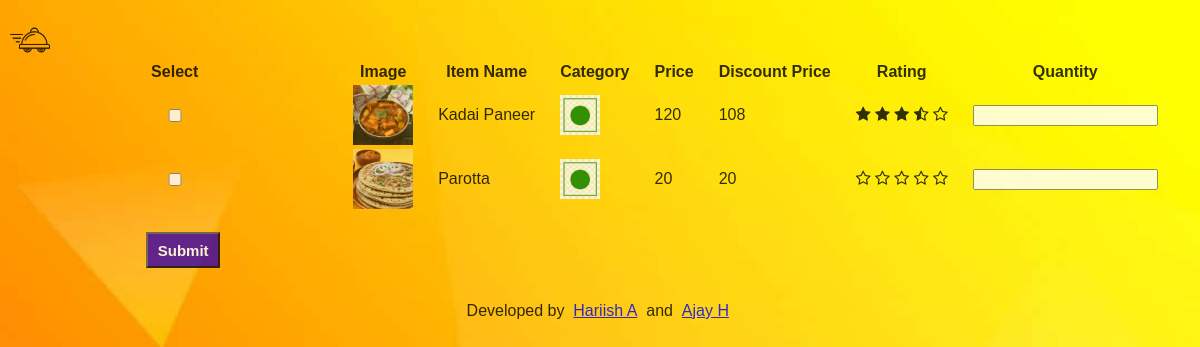
/order/1 (signed in), run on an earlier commit of the app's database.
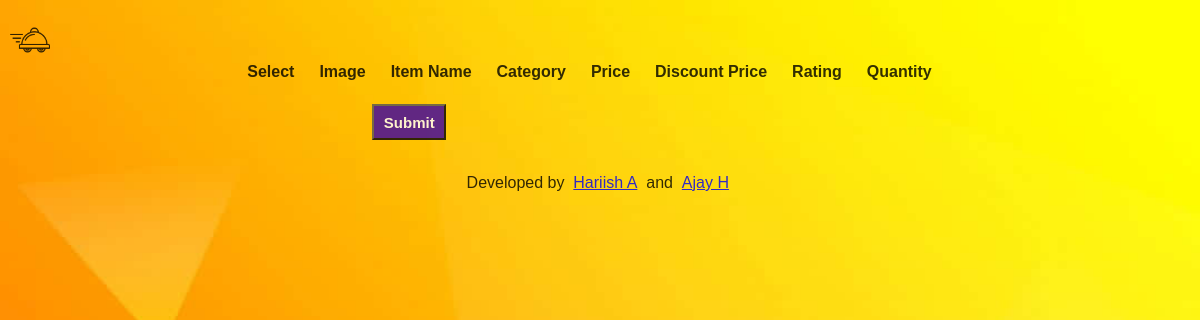
And on a later commit of the database.
### base/models.py (models this page shows, shortened)
class Items(models.Model):
    class Cusine(models.TextChoices):
        NORTH_INDIAN = 'NORTH INDIAN', 'north indian'
        CHINESE = 'CHINESE', 'chinese'
        SOUTH_INDIAN = 'SOUTH INDIAN', 'south indian'
        WESTERN = 'WESTERN', 'western'
    name = models.CharField(max_length=40)
    price = models.DecimalField(max_digits=5, decimal_places=2)
    description = models.TextField(max_length=200, null=True)
    category = models.CharField(max_length=8, choices=CustomerProfile.Preferences.choices ,default=CustomerProfile.Preferences.VEG)
    image = models.ImageField(upload_to="items/")
    quantity = models.PositiveIntegerField(null=True, validators=[MinValueValidator(0),])
    rating = models.DecimalField(max_digits=3, decimal_places=2, validators=[MinValueValidator(0.0), MaxValueValidator(5.0)], default=0,null=True)
    restaurant = models.ForeignKey(Restaurant,on_delete=models.CASCADE)
    offer = models.IntegerField(validators=[MaxValueValidator(100),MinValueValidator(0)],default=0)
    cusine = models.CharField(max_length=20, choices= Cusine.choices, default= Cusine.SOUTH_INDIAN)

### base/views.py (the view, shortened to what this page needs)
# urls.py: path("order/<str:pk>", views.order, name="order"),
@login_required(login_url='login')
def order(request,pk):
    temp = CustomerProfile.objects.get(user_id = request.user.id)
    if temp.preference == "VEG":
        items = Items.objects.all().filter(restaurant_id = pk,category = temp.preference ,quantity__gt = 0)
    else:
        items = Items.objects.all().filter(restaurant_id = pk,quantity__gt = 0)
    context = {"items": items}
    return render(request, "base/order.html", context=context)

### base/templates/base/order.html (shortened to what this page needs)
{% load mathfilters %}
{%load static%}
<head>
    <link rel='stylesheet' href="{%static 'styles/style.css'%}" />
    <link rel="stylesheet" href="https://cdnjs.cloudflare.com/ajax/libs/font-awesome/4.7.0/css/font-awesome.min.css">
</head>
<body style='background-image: url("../images/order.jpg"); background-size: 100% 100%;
opacity: 80%;
height:100vh;'>
    <div >
        <a href = '/'>
            <img src = " {%static 'images/transparent_black.png'%}" class = 'logo'>
        </a>
        <div class = "order-container">
            <div class = "table-container">
            <form method="POST">
                <table>
                    <tr>
                        <th> Select </th>
                        <th> Image </th>
                        <th> Item Name </th>
                        <th> Category</th>
                        <th> Price </th>
                        <th> Discount Price </th>
                        <th> Rating </th>
                        <th> Quantity </th>
                    </tr>
                    {% for item in items %}
                        <tr>
                            <td > <input type="checkbox" name="item_list" value="{{item.pk}}" /> </td>
                            <td> <img class="menu-item-image" src="{{item.image.url }}" width="60px" height="60px"/> </td>
                            <td> {{item.name}} </td>
                            <td>
                            {%if item.category == 'VEG' %}
                                <img src = "{%static 'images/veg.png'%}" width='40px' height='40px'/>
                            {%else%}
                                <img src = "{%static 'images/nonveg.png'%}" width='40px' height='40px'/>
                            {%endif%}
                            </td>
                            <td> {{item.price|floatformat:"0"}} </td>
                            <td class='offer'>
                                {%with off=item.price|mul:item.offer|div:100%}
                                    {{item.price|sub:off|floatformat:"0"}}
                                {% endwith %}
                            </td>
                            <td>
                                <span>
                                <i class="fa fa-star{% if item.rating == 0.5 %}-half-o{% elif item.rating < 1 %}-o {% endif %}" aria-hidden="true"></i>
                                <i class="fa fa-star{% if item.rating == 1.5 %}-half-o{% elif item.rating < 2 %}-o {% endif %}" aria-hidden="true"></i>
                                <i class="fa fa-star{% if item.rating == 2.5 %}-half-o{% elif item.rating < 3 %}-o {% endif %}" aria-hidden="true"></i>
                                <i class="fa fa-star{% if item.rating == 3.5 %}-half-o{% elif item.rating < 4 %}-o {% endif %}" aria-hidden="true"></i>
                                <i class="fa fa-star{% if item.rating == 4.5 %}-half-o{% elif item.rating < 5 %}-o {% endif %}" aria-hidden="true"></i>
                                </span>
                            </td>
                            <td > <input type="number" name="quantity_list"   /> </td>
                        </tr>
                    {% endfor %}
                </table>
                <button class = "sub-button" style="margin-left: 128;margin-top: 20;"> Submit </button>
            </form>
            <br>
            </div>
            <div class="order-footer">
                Developed by
                &nbsp
                <a href="https://github.com/Hariish-A" target="_blank">
                    Hariish A
                </a>
                &nbsp;
                and
                &nbsp;
                <a href="https://github.com/hajay180505" target="_blank">
                        Ajay H
                </a>
            </div>
        </div>
    </div>
</body>

What changed in the data, as far as the page shows it:
no longer on this page (row edited): Items: image (picture), name "Kadai Paneer", price "120", price|sub "108", rating 3.5 (drawn)
no longer on this page (row edited): Items: image (picture), name "Parotta", price "20", price|sub "20", rating 0 (drawn)
